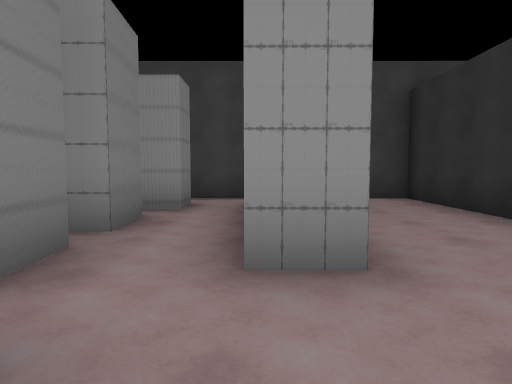
view 1 (above)

24 first-person views from a walk through a scene from a Unity 3-D project. The camera is 1.3 m above the floor, tilts 4° down and sees 75° across. The floor is counted in squares, 2 m on a side. Each view is taken from the middle of a square. On the plan, view 1 faces up. The plan holds only what a view shows up to about 10 squares ahead; the rest is blank. The player is left out.

view 2
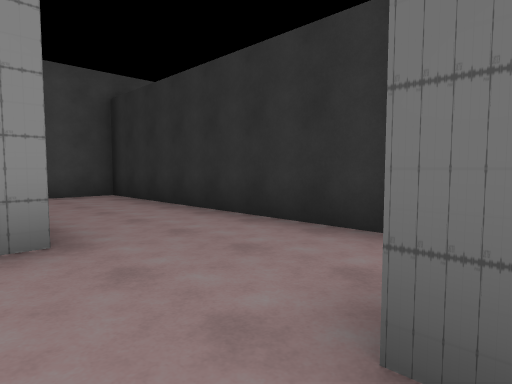

view 3
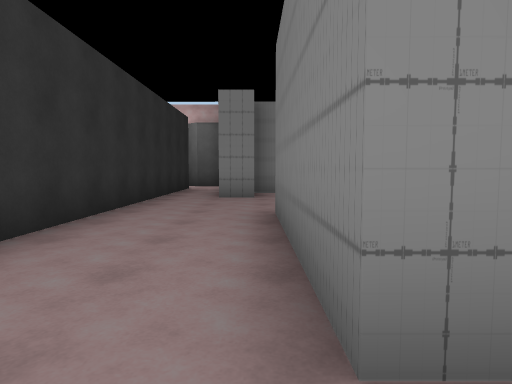

view 4
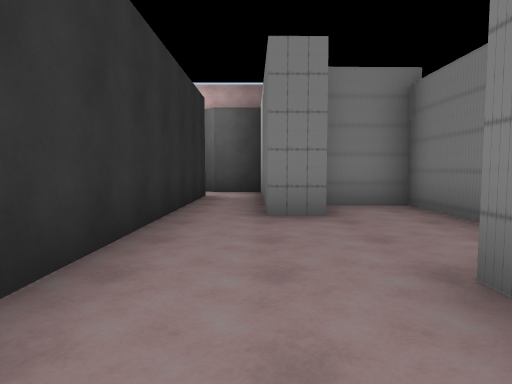

view 5
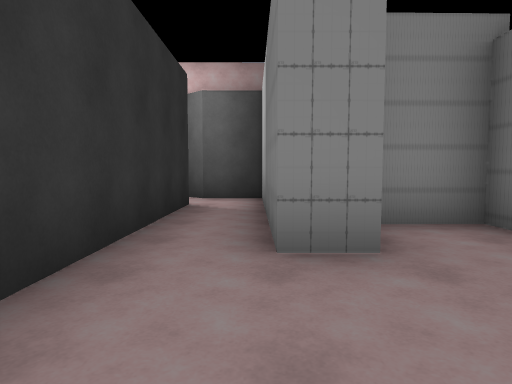

view 6
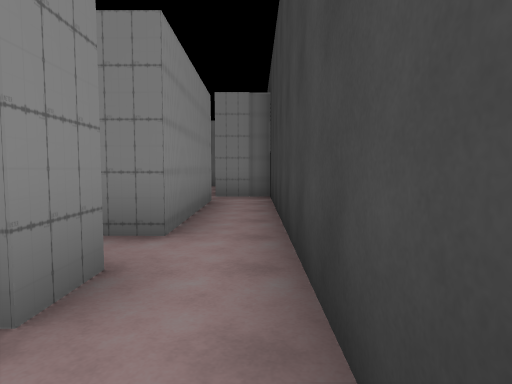

view 7
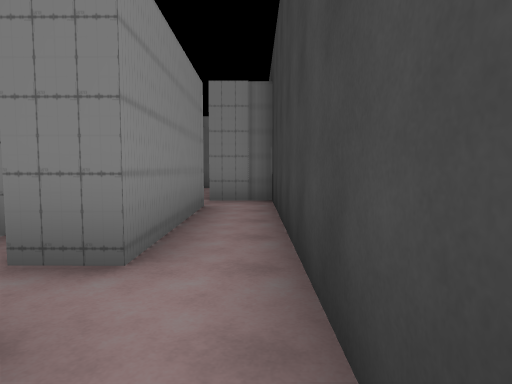

view 8
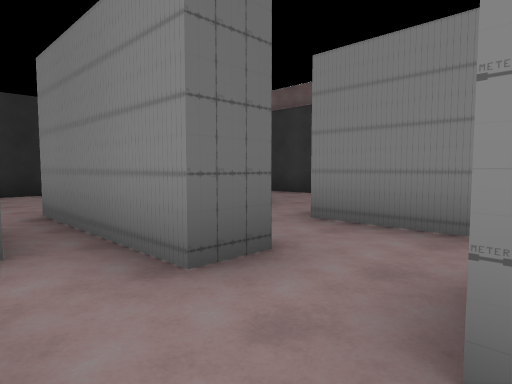

view 9
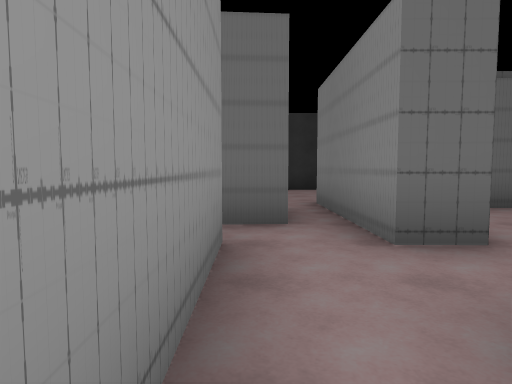

view 10
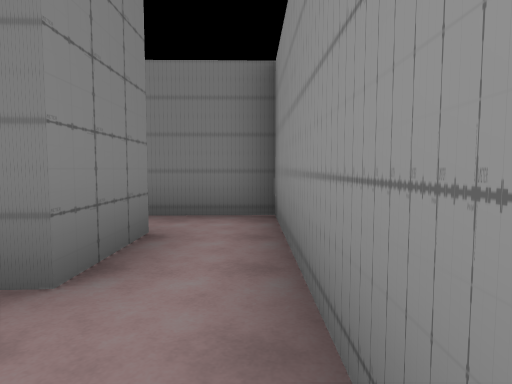

view 11
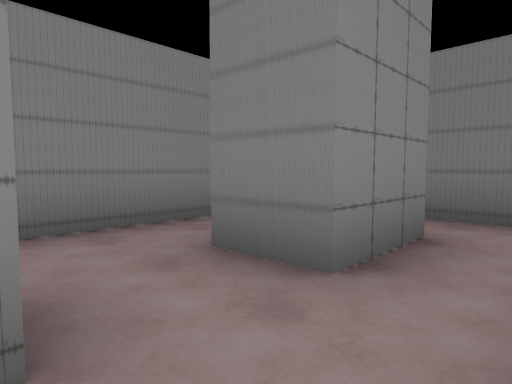

view 12
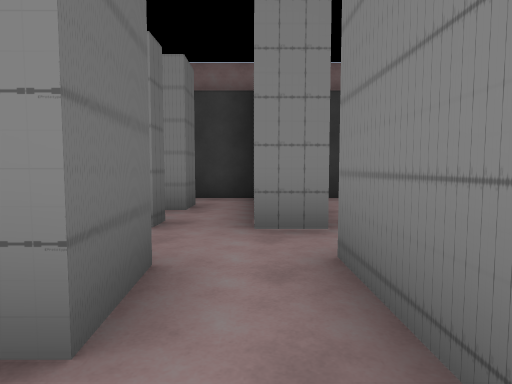

view 13
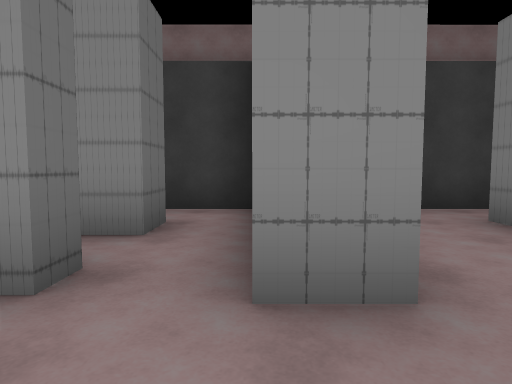

view 14
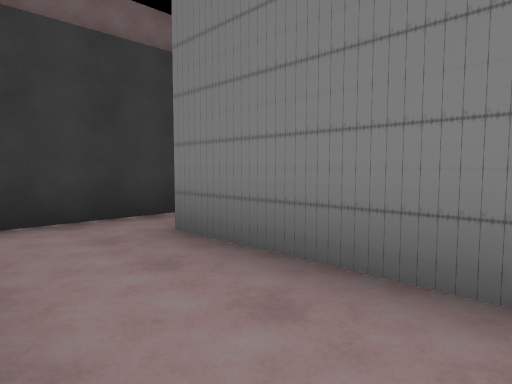

view 15
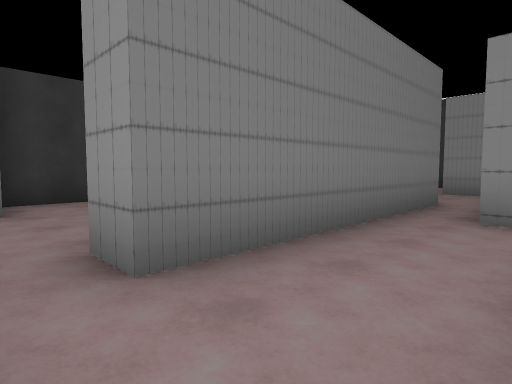

view 16
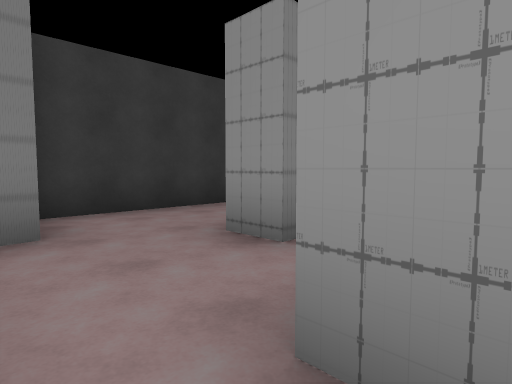

view 17
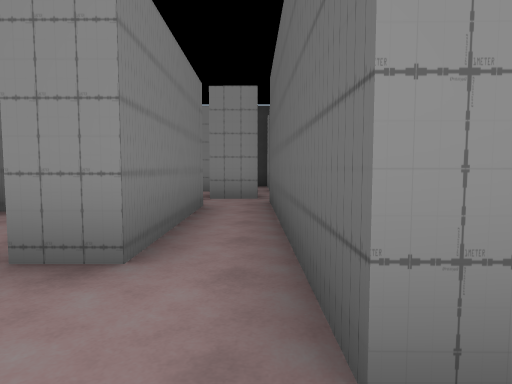

view 18
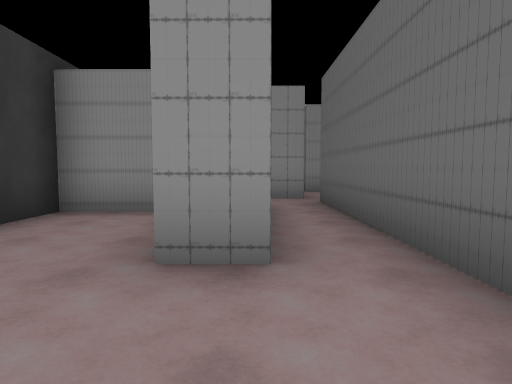

view 19
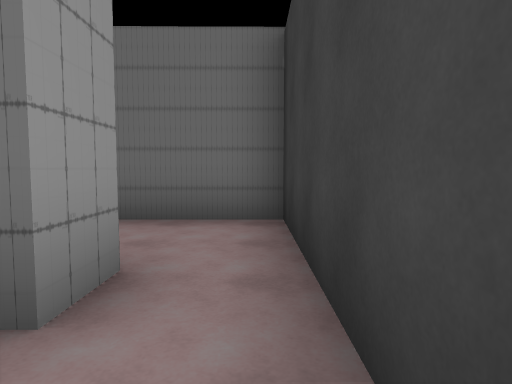

view 20
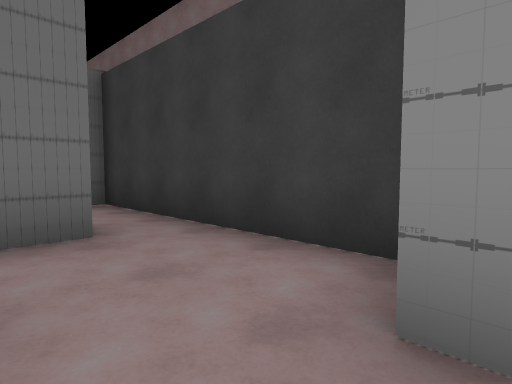

view 21
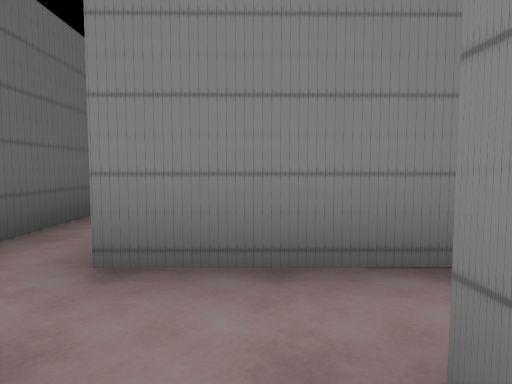

view 22
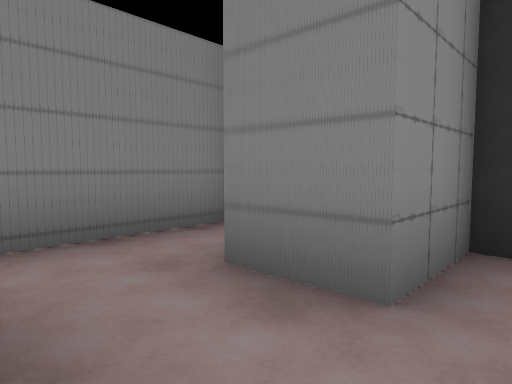

view 23
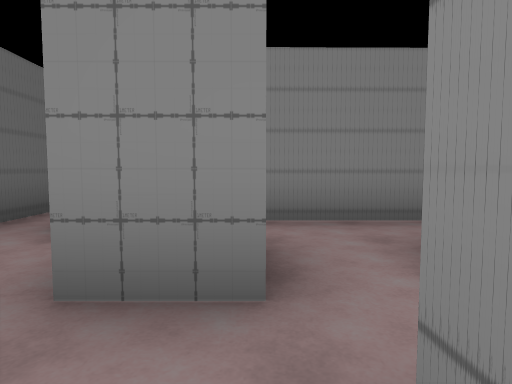

view 24
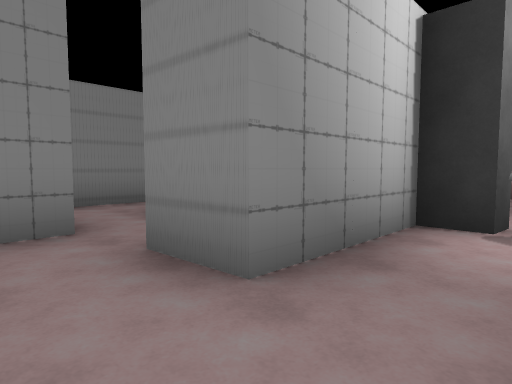

### Floor plan
Key: @ floor where view 1 was taken; # wall or solid block; x gap in a wall; . floor.
Columns run from 16 left of view 1 to 4 right of it. Each row starts with its distance up from view 1.
  8           ##########
  7 .....     #........#
  6 #....     #.###.#..#
  5 ###..#        ..#..#
  4 #.....        #.#..#
  3 ##.##. ###### ..#..#
  2 #..... #.....##....#
  1 #....###.##........#
  0 ####.###.##.####@..#
 -1 #..#.#.........#.#.#
 -2 #..#.#..#.###..###.#
 -3 #....#..#..  ... #.#
 -4 #....#..#x#   .. #.#
 -5 ##......#.     ..#..
 -6  #########     ######

Where each view was taken, in squares from view 1:
view 1: 0 up, 0 right, facing up
view 2: 1 down, 0 right, facing up-right
view 3: 7 up, 1 right, facing down
view 4: 4 up, 2 right, facing down
view 5: 2 up, 2 right, facing down
view 6: 7 up, 2 right, facing left
view 7: 7 up, 1 right, facing left
view 8: 2 up, 6 left, facing down-right
view 9: 2 up, 7 left, facing right
view 10: 2 up, 4 left, facing left
view 11: 2 up, 4 left, facing down-left
view 12: 2 up, 8 left, facing down
view 13: 0 up, 8 left, facing down
view 14: 1 down, 9 left, facing down-left
view 15: 5 down, 9 left, facing up-left
view 16: 5 down, 11 left, facing up-left
view 17: 5 down, 12 left, facing up
view 18: 5 down, 13 left, facing up
view 19: 5 down, 13 left, facing right
view 20: 3 down, 15 left, facing down-right
view 21: 3 up, 14 left, facing down
view 22: 4 up, 13 left, facing down-left
view 23: 5 up, 13 left, facing down
view 24: 7 up, 12 left, facing down-left
